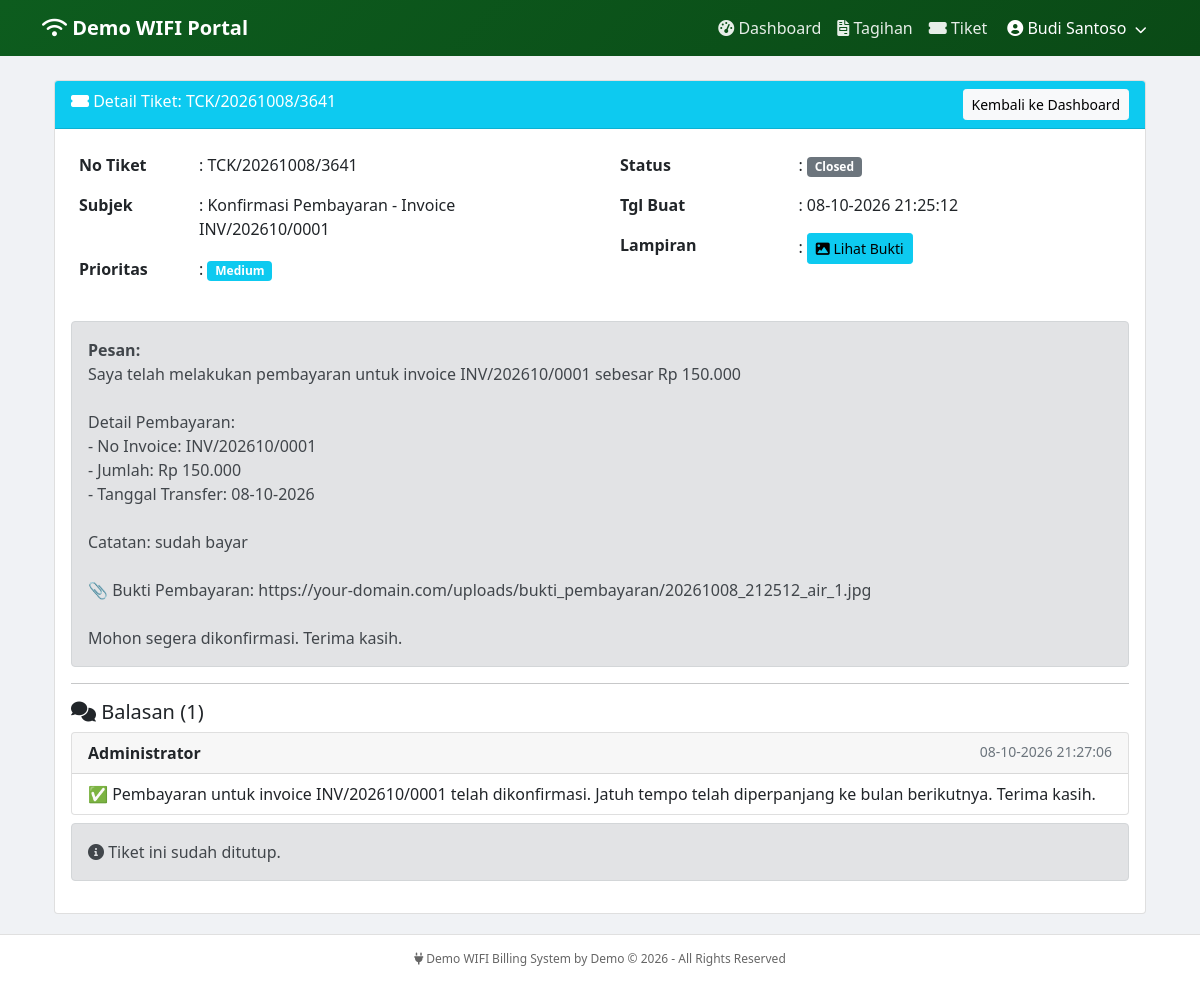
The app's page /portal/tiket_detail.php?id=103 (signed in) with its own data.
### tables this page shows
CREATE TABLE `tickets` (
  `id` int(11) NOT NULL AUTO_INCREMENT,
  `no_ticket` varchar(20) NOT NULL,
  `pelanggan_id` int(11) NOT NULL,
  `subject` varchar(200) NOT NULL,
  `message` text NOT NULL,
  `priority` enum('low','medium','high','urgent') DEFAULT 'medium',
  `status` enum('open','in_progress','resolved','closed') DEFAULT 'open',
  `attachment` varchar(255) DEFAULT NULL,
  `created_by` int(11) DEFAULT NULL,
  `created_at` datetime DEFAULT current_timestamp(),
  `updated_at` datetime DEFAULT NULL ON UPDATE current_timestamp(),
  PRIMARY KEY (`id`),
  UNIQUE KEY `no_ticket` (`no_ticket`),
  KEY `pelanggan_id` (`pelanggan_id`),
  CONSTRAINT `tickets_ibfk_1` FOREIGN KEY (`pelanggan_id`) REFERENCES `pelanggan` (`id`) ON DELETE CASCADE
);

CREATE TABLE `ticket_replies` (
  `id` int(11) NOT NULL AUTO_INCREMENT,
  `ticket_id` int(11) NOT NULL,
  `user_id` int(11) NOT NULL,
  `message` text NOT NULL,
  `attachment` varchar(255) DEFAULT NULL,
  `created_at` datetime DEFAULT current_timestamp(),
  PRIMARY KEY (`id`),
  KEY `ticket_id` (`ticket_id`),
  KEY `user_id` (`user_id`),
  CONSTRAINT `ticket_replies_ibfk_1` FOREIGN KEY (`ticket_id`) REFERENCES `tickets` (`id`) ON DELETE CASCADE,
  CONSTRAINT `ticket_replies_ibfk_2` FOREIGN KEY (`user_id`) REFERENCES `users` (`id`) ON DELETE CASCADE
);

CREATE TABLE `users` (
  `id` int(11) NOT NULL AUTO_INCREMENT,
  `username` varchar(50) NOT NULL,
  `password` varchar(255) NOT NULL,
  `fullname` varchar(100) NOT NULL,
  `role` enum('super_admin','kasir','teknisi','pelanggan') NOT NULL,
  `email` varchar(100) DEFAULT NULL,
  `phone` varchar(20) DEFAULT NULL,
  `telegram_chat_id` varchar(50) DEFAULT NULL,
  `receive_telegram_notification` tinyint(1) DEFAULT 1,
  `is_active` tinyint(1) DEFAULT 1,
  `last_login` datetime DEFAULT NULL,
  `created_at` timestamp NULL DEFAULT current_timestamp(),
  PRIMARY KEY (`id`),
  UNIQUE KEY `username` (`username`)
);

### portal/tiket_detail.php (the view, shortened to what this page needs)
<?php
$id = $_GET['id'] ?? '';
include '../includes/header_portal.php';
try {
$pdo = Database::getInstance()->getConnection();
    $pdo->setAttribute(PDO::ATTR_ERRMODE, PDO::ERRMODE_EXCEPTION);
    $stmt = $pdo->prepare("
        SELECT t.*, p.nama_lengkap
        FROM tickets t
        LEFT JOIN pelanggan p ON t.pelanggan_id = p.id
        WHERE t.id = ? AND t.pelanggan_id = (SELECT id FROM pelanggan WHERE id_pelanggan = ?)
    ");
    $stmt->execute([$id, $_SESSION['pelanggan_kode']]);
    $ticket = $stmt->fetch();
    $stmt = $pdo->prepare("
        SELECT r.*, u.username, u.fullname
        FROM ticket_replies r
        LEFT JOIN users u ON r.user_id = u.id
        WHERE r.ticket_id = ?
        ORDER BY r.created_at ASC
    ");
    $stmt->execute([$id]);
    $replies = $stmt->fetchAll();
} catch(PDOException $e) {
    $error = $e->getMessage();
}
$priority_badge = '';
if ($ticket['priority'] == 'urgent') $priority_badge = '<span class="badge bg-danger">Urgent</span>';
elseif ($ticket['priority'] == 'high') $priority_badge = '<span class="badge bg-warning">High</span>';
elseif ($ticket['priority'] == 'medium') $priority_badge = '<span class="badge bg-info">Medium</span>';
else $priority_badge = '<span class="badge bg-secondary">Low</span>';
$status_badge = '';
if ($ticket['status'] == 'open') $status_badge = '<span class="badge bg-danger">Open</span>';
elseif ($ticket['status'] == 'in_progress') $status_badge = '<span class="badge bg-warning">In Progress</span>';
elseif ($ticket['status'] == 'resolved') $status_badge = '<span class="badge bg-success">Resolved</span>';
else $status_badge = '<span class="badge bg-secondary">Closed</span>';
?>
<div class="container mt-4">
    <div class="row">
        <div class="col-md-12">
            <div class="card">
                <div class="card-header bg-info text-white">
                    <i class="fas fa-ticket-alt"></i> Detail Tiket: <?= htmlspecialchars($ticket['no_ticket']) ?>
                    <a href="dashboard.php" class="btn btn-sm btn-light float-end">Kembali ke Dashboard</a>
                </div>
                <div class="card-body">
                    <div class="row mb-3">
                        <div class="col-md-6">
                            <table class="table table-borderless">
                                <tr><th width="120">No Tiket</th><td>: <?= htmlspecialchars($ticket['no_ticket']) ?> </small></td>
                                <tr><th>Subjek</th><td>: <?= htmlspecialchars($ticket['subject']) ?> </small></td>
                                <tr><th>Prioritas</th><td>: <?= $priority_badge ?> </small></td>
                            </table>
                        </div>
                        <div class="col-md-6">
                            <table class="table table-borderless">
                                <tr><th>Status</th><td>: <?= $status_badge ?> </small></td>
                                <tr><th>Tgl Buat</th><td>: <?= date('d-m-Y H:i:s', strtotime($ticket['created_at'])) ?> </small></td>
                                <tr><th>Lampiran</th>
                                    <td>:
                                        <?php if (!empty($ticket['attachment'])): ?>
                                            <a href="#" onclick="openImage('<?= $ticket['attachment'] ?>')" class="btn btn-sm btn-info">
                                                <i class="fas fa-image"></i> Lihat Bukti
                                            </a>
                                        <?php else: ?>
                                            <span class="text-muted">-</span>
                                        <?php endif; ?>
                                </tr>
                            </table>
                        </div>
                    </div>
                    <div class="alert alert-secondary">
                        <strong>Pesan:</strong><br>
                        <?= nl2br(htmlspecialchars($ticket['message'])) ?>
                    </div>
                    <hr>
                    <h5><i class="fas fa-comments"></i> Balasan (<?= count($replies) ?>)</h5>
                    <?php foreach ($replies as $reply): ?>
                        <div class="card mb-2">
                            <div class="card-header py-2">
                                <strong><?= htmlspecialchars($reply['fullname'] ?? $reply['username'] ?? 'Admin') ?></strong>
                                <small class="text-muted float-end"><?= date('d-m-Y H:i:s', strtotime($reply['created_at'])) ?></small>
                            </div>
                            <div class="card-body py-2">
                                <?= nl2br(htmlspecialchars($reply['message'])) ?>
                            </div>
                        </div>
                    <?php endforeach; ?>
                    <?php if ($ticket['status'] != 'closed' && $ticket['status'] != 'resolved'): ?>
                        <hr>
                        <h5><i class="fas fa-reply"></i> Kirim Balasan</h5>
                        <form method="POST" enctype="multipart/form-data">
                            <div class="mb-3">
                                <label class="form-label">Balasan</label>
                                <textarea name="message" class="form-control" rows="4" required placeholder="Tulis balasan Anda..."></textarea>
                            </div>
                            <div class="mb-3">
                                <label class="form-label">Lampiran (opsional)</label>
                                <input type="file" name="attachment" class="form-control" accept=".jpg,.jpeg,.png,.pdf,.zip">
                                <small class="text-muted">Upload bukti tambahan jika ada</small>
                            </div>
                            <button type="submit" name="reply" class="btn btn-primary"><i class="fas fa-paper-plane"></i> Kirim Balasan</button>
                        </form>
                    <?php else: ?>
                        <div class="alert alert-secondary">
                            <i class="fas fa-info-circle"></i> Tiket ini sudah ditutup.
                        </div>
                    <?php endif; ?>
                </div>
            </div>
        </div>
    </div>
</div>
<?php include '../includes/footer_portal.php'; ?>

### includes/header_portal.php (style rules this page uses)
body { background: #f0f2f5; font-family: 'Segoe UI', sans-serif; }

### records on screen
tickets: no_ticket "TCK/20261008/3641", subject "Konfirmasi Pembayaran - Invoice INV/202610/0001", created_at "08-10-2026 21:25:12", message "Saya telah melakukan pembayaran untuk invoice INV/202610/0001 sebesar Rp 150.000 Detail Pembayaran: - No Invoice: INV/202610/0001 - Jumlah: Rp 150.000 - Tanggal Transfer: 08-10-2026 Catatan: sudah bayar 📎 Bukti Pembayaran: https://your-domain.com/uploads/bukti_pembayaran/20261008_212512_air_1.jpg Mohon segera dikonfirmasi. Terima kasih."
ticket_replies: user.fullname "Administrator", created_at "08-10-2026 21:27:06", message "✅ Pembayaran untuk invoice INV/202610/0001 telah dikonfirmasi. Jatuh tempo telah diperpanjang ke bulan berikutnya. Terima kasih."

### other values on screen
$company_name "Demo WIFI"
$_SESSION['pelanggan_nama'] "Budi Santoso"
count($replies) "1"
